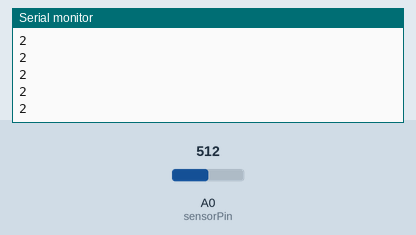
A sketch run on a simulated Arduino Uno, built with avr-gcc and run on an emulated ATmega328P. Parts: the last lines printed to the serial monitor. The inputs (shaded band) are chosen by the test bench; at power-on: A0 (sensorPin) = 512.

Above: at 1.2 s.
1.3 s: A0 (sensorPin) set to 716
At 1.31 s:
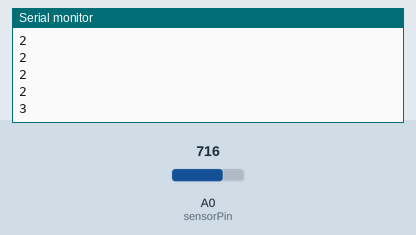
2.8 s: A0 (sensorPin) set to 900
At 2.81 s:
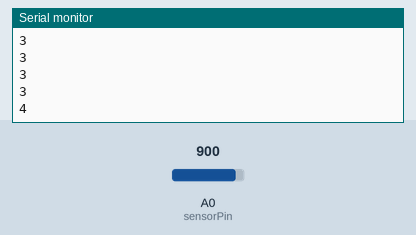
Timing chart, 0 to 5.8 s (numbered marks = the images above; inputs shaded):
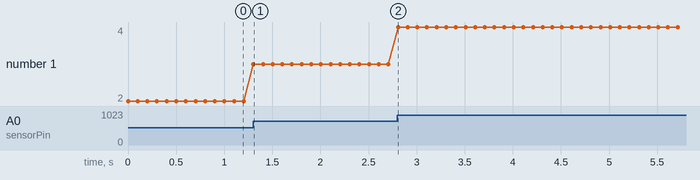

The sketch:

serial_plotter_01.ino
```cpp
int sensorPin = A0; //Potentiometer

void setup() {
  // put your setup code here, to run once:
  Serial.begin(9600);
}

void loop() {
  int sensorValue = analogRead(sensorPin);
  sensorValue = float(sensorValue * 5.0/1024.0);
  Serial.println(sensorValue);
  delay(100);
}
```

Measured:
- after the input at 1.3 s, the serial monitor: prints a new line at once (image 1)
- after the input at 2.8 s, the serial monitor: prints a new line at once (image 2)
- plotted number 1: 2 → 3 after the input at 1.3 s, 3 → 4 after the input at 2.8 s
